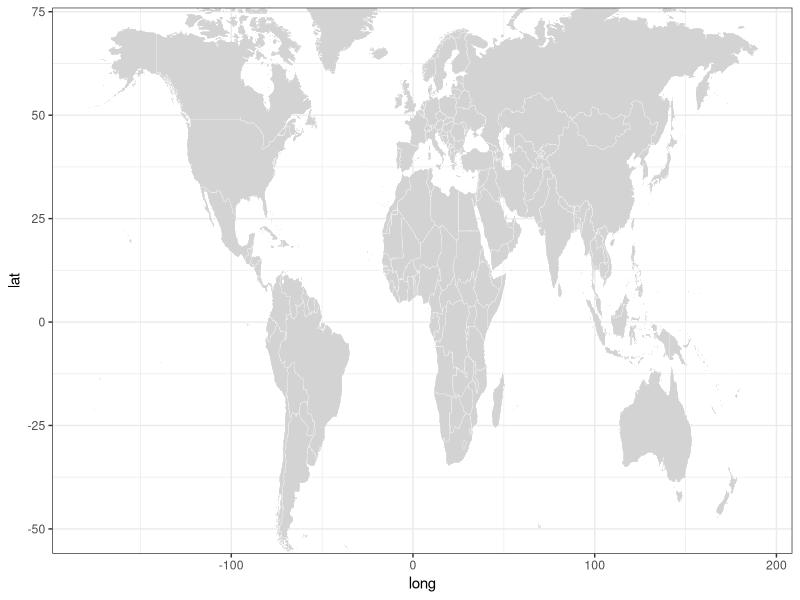
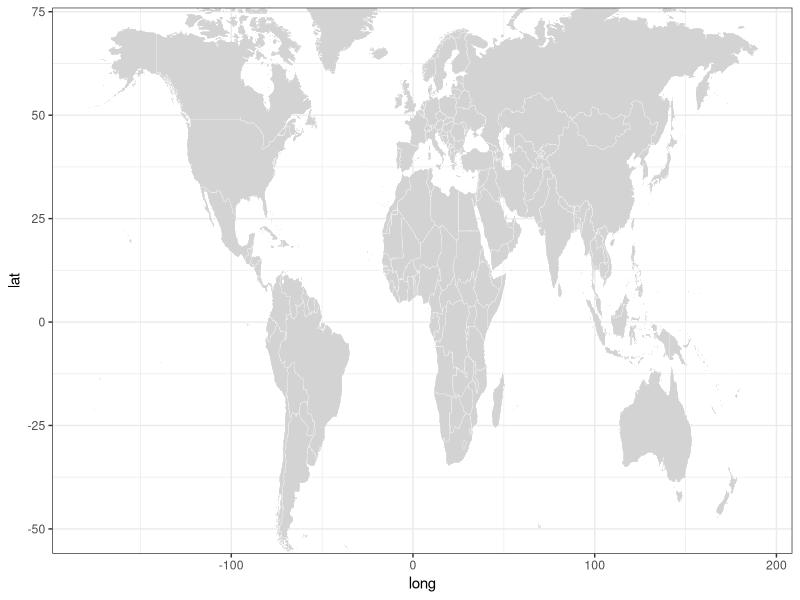

Generate these figures, in order, with R:
# Libraries
library(ggplot2)
library(dplyr)
library(maps)
library(mapproj)

# Get the world polygon and extract UK
World <- map_data("world") 
plot <- ggplot() +
  geom_map(data = World, map = World, aes(long, lat, map_id = region), color = "white", fill = "lightgrey", size =0.1) +
  ylim(-50,70)+
  theme(
    panel.background = element_rect(fill = "transparent",
                                    colour = NA_character_), # necessary to avoid drawing panel outline
    panel.grid.major = element_blank(), # get rid of major grid
    panel.grid.minor = element_blank(), # get rid of minor grid
    plot.background = element_rect(fill = "transparent",
                                   colour = NA_character_), # necessary to avoid drawing plot outline
    legend.background = element_rect(fill = "transparent"),
    legend.box.background = element_rect(fill = "transparent"),
    legend.key = element_rect(fill = "transparent")) +
  theme_bw()
plot

ggsave(
  plot = plot,
  filename = "test.png",
  bg = "transparent"
)
